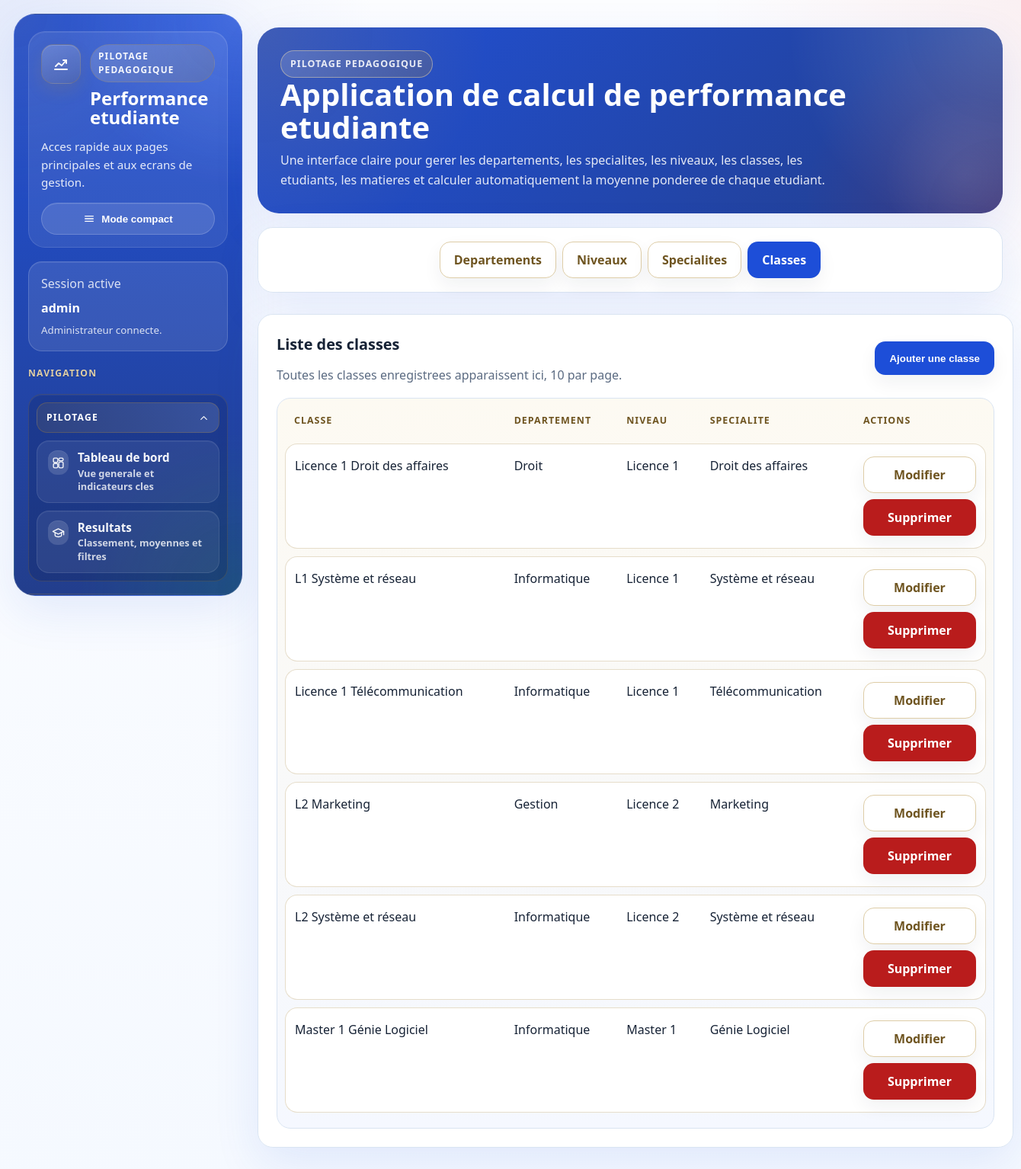
Page /classes/ (signed in) on the committed database.
### gestion_notes/models.py (models this page shows, shortened)
class Classe(models.Model):
    nom = models.CharField(max_length=150, unique=True)
    niveau = models.ForeignKey(
        Niveau,
        on_delete=models.PROTECT,
        related_name="classes",
    )
    specialite = models.ForeignKey(
        Specialite,
        on_delete=models.PROTECT,
        related_name="classes",
    )
    class Meta:
        ordering = ["niveau__nom", "specialite__nom", "nom"]
        constraints = [
            models.UniqueConstraint(
                fields=["niveau", "specialite"],
                name="unique_classe_par_niveau_et_specialite",
            )
        ]
    @property
    def departement(self):
        return self.specialite.departement

class Specialite(models.Model):
    departement = models.ForeignKey(
        Departement,
        on_delete=models.PROTECT,
        related_name="specialites",
    )
    nom = models.CharField(max_length=100, unique=True)
    class Meta:
        ordering = ["departement__nom", "nom"]

class Departement(models.Model):
    nom = models.CharField(max_length=100, unique=True)
    class Meta:
        ordering = ["nom"]
    def __str__(self):
        return self.nom

class Niveau(models.Model):
    nom = models.CharField(max_length=50, unique=True)
    class Meta:
        ordering = ["nom"]
    def __str__(self):
        return self.nom

### gestion_notes/views.py (the view)
# urls.py: path("classes/", views.liste_classes, name="liste_classes"),
@administrateur_required
def liste_classes(request):
    form = ClasseForm(request.POST or None)
    if request.method == "POST" and form.is_valid():
        form.save()
        messages.success(request, "La classe a ete ajoutee avec succes.")
        return redirect("gestion_notes:liste_classes")
    classes_qs = Classe.objects.select_related("niveau", "specialite__departement")
    paginator = Paginator(classes_qs, 10)
    classes = paginator.get_page(request.GET.get("page"))
    context = {
        "form": form,
        "classes": classes,
        "peut_creer_classe": Niveau.objects.exists() and Specialite.objects.exists(),
        "specialites_data": _get_specialites_data(),
    }
    return render(request, "gestion_notes/classes.html", context)

### gestion_notes/views.py (called while the page is built)
def administrateur_required(view_func):
    @wraps(view_func)
    def _wrapped_view(request, *args, **kwargs):
        if not request.user.is_authenticated:
            return redirect_to_login(request.get_full_path(), reverse_lazy("gestion_notes:login"))
        if not request.user.is_staff:
            return render(request, "registration/access_denied.html", status=403)
        return view_func(request, *args, **kwargs)
    return _wrapped_view

def _get_specialites_data():
    return [
        {
            "id": specialite.pk,
            "nom": specialite.nom,
            "departement_id": specialite.departement_id,
        }
        for specialite in Specialite.objects.select_related("departement")
    ]

### gestion_notes/templates/gestion_notes/classes.html (shortened to what this page needs)
{% extends "gestion_notes/base.html" %}
{% block content %}
    <section class="grid" style="margin-top: 18px;">
        <article class="card" style="padding: 18px 22px;">
            <div class="actions" style="justify-content: center;">
                <a class="btn btn-secondary" href="{% url 'gestion_notes:liste_departements' %}">Departements</a>
                <a class="btn btn-secondary" href="{% url 'gestion_notes:liste_niveaux' %}">Niveaux</a>
                <a class="btn btn-secondary" href="{% url 'gestion_notes:liste_specialites' %}">Specialites</a>
                <a class="btn" href="{% url 'gestion_notes:liste_classes' %}">Classes</a>
            </div>
        </article>
    </section>
    <section class="grid">
        <article class="card" id="liste-classes">
            <div class="section-head">
                <div>
                    <h2>Liste des classes</h2>
                    <p class="muted">Toutes les classes enregistrees apparaissent ici, 10 par page.</p>
                </div>
                <div class="actions">
                    <button
                        type="button"
                        class="btn"
                        id="toggle-classe-form"
                        aria-expanded="{% if form.errors or form.non_field_errors %}true{% else %}false{% endif %}"
                        aria-controls="ajout-classe"
                    >
                    </button>
                </div>
            </div>
            {% if classes %}
                <div class="table-wrap premium">
                    <table class="table-premium">
                        <thead>
                            <tr>
                                <th>Classe</th>
                                <th>Departement</th>
                                <th>Niveau</th>
                                <th>Specialite</th>
                                <th>Actions</th>
                            </tr>
                        </thead>
                        <tbody>
                            {% for classe in classes %}
                                <tr>
                                    <td>{{ classe.nom }}</td>
                                    <td>{{ classe.departement.nom }}</td>
                                    <td>{{ classe.niveau.nom }}</td>
                                    <td>{{ classe.specialite.nom }}</td>
                                    <td class="action-cell">
                                        <div class="actions action-stack">
                                            <a class="btn btn-secondary" href="{% url 'gestion_notes:modifier_classe' classe.pk %}">Modifier</a>
                                            <a class="btn btn-danger" href="{% url 'gestion_notes:supprimer_classe' classe.pk %}">Supprimer</a>
                                        </div>
                                    </td>
                                </tr>
                            {% endfor %}
                        </tbody>
                    </table>
                </div>
            {% else %}
                <div class="empty">Aucune classe n'est encore enregistree.</div>
            {% endif %}
        </article>
    </section>
{% endblock %}

### gestion_notes/templates/gestion_notes/base.html (shortened to what this page needs)
<!DOCTYPE html>
<html lang="fr">
<head>
</head>
<body>
    <div class="app-layout {% if request.resolver_match.url_name == 'login' %}auth-layout{% endif %}">
        {% if request.resolver_match.url_name != 'login' %}
        <aside class="sidebar">
            <div class="sidebar-brand">
                <div class="sidebar-brand-header">
                    <span class="sidebar-brand-mark">
                        <svg class="icon-svg" aria-hidden="true"><use href="#icon-chart-line"></use></svg>
                    </span>
                    <div class="sidebar-brand-copy">
                        <span class="sidebar-kicker">Pilotage pedagogique</span>
                        <h1>Performance etudiante</h1>
                    </div>
                </div>
                <p>Acces rapide aux pages principales et aux ecrans de gestion.</p>
                <button type="button" class="sidebar-toggle" id="sidebar-toggle" aria-pressed="false">
                    <svg class="icon-svg" aria-hidden="true"><use href="#icon-menu"></use></svg>
                    <span class="sidebar-toggle-label">Mode compact</span>
                </button>
            </div>
            <div class="sidebar-session">
                {% if user.is_authenticated %}
                    <p>Session active</p>
                    <strong>{{ user.username }}</strong>
                    <small>
                        {% if user.is_staff %}
                            Administrateur connecte.
                        {% else %}
                            Compte connecte sans droits d'administration.
                        {% endif %}
                    </small>
                {% else %}
                    <p>Acces securise</p>
                    <strong>Connexion administrateur</strong>
                    <small>Utilise un compte staff pour acceder aux pages de gestion.</small>
                {% endif %}
            </div>
            {% if user.is_authenticated and user.is_staff %}
                <p class="sidebar-nav-label">Navigation</p>
                <nav class="sidebar-nav">
                    <details class="sidebar-accordion" open>
                        <summary class="sidebar-accordion-summary">
                            <span>Pilotage</span>
                            <span class="sidebar-accordion-arrow">
                                <svg class="icon-svg" aria-hidden="true"><use href="#icon-chevron-down"></use></svg>
                            </span>
                        </summary>
                        <div class="sidebar-group-links">
                            <a class="sidebar-link {% if request.resolver_match.url_name == 'tableau_de_bord' %}active{% endif %}" href="{% url 'gestion_notes:tableau_de_bord' %}" title="Tableau de bord">
                                <span class="sidebar-link-icon">
                                    <svg class="icon-svg" aria-hidden="true"><use href="#icon-dashboard"></use></svg>
                                </span>
                                <span class="sidebar-link-copy">
                                    <strong>Tableau de bord</strong>
                                    <small>Vue generale et indicateurs cles</small>
                                </span>
                            </a>
                            <a class="sidebar-link {% if request.resolver_match.url_name == 'page_resultats' %}active{% endif %}" href="{% url 'gestion_notes:page_resultats' %}" title="Resultats">
                                <span class="sidebar-link-icon">
                                    <svg class="icon-svg" aria-hidden="true"><use href="#icon-graduation"></use></svg>
                                </span>
                                <span class="sidebar-link-copy">
                                    <strong>Resultats</strong>
                                    <small>Classement, moyennes et filtres</small>
                                </span>
                            </a>
                        </div>
                    </details>
                    <div class="sidebar-divider"></div>
                </nav>
            {% endif %}
        </aside>
        {% endif %}
        <main class="main-area">
            <div class="page-shell">
                {% block hero %}
                    <section class="hero">
                        <div class="hero-top">
                            <div class="hero-copy">
                                <p class="hero-kicker">Pilotage pedagogique</p>
                                <h1>Application de calcul de performance etudiante</h1>
                                <p>
                                    Une interface claire pour gerer les departements, les specialites,
                                    les niveaux, les classes, les etudiants, les matieres et calculer
                                    automatiquement la moyenne ponderee de chaque etudiant.
                                </p>
                            </div>
                        </div>
                    </section>
                {% endblock %}
                {% block content %}{% endblock %}
            </div>
        </main>
    </div>
</body>
</html>

### rows in the picture
Classe: nom "Licence 1 Droit des affaires", departement.nom "Droit", niveau.nom "Licence 1", specialite.nom "Droit des affaires"
Classe: nom "L1 Système et réseau", departement.nom "Informatique", niveau.nom "Licence 1", specialite.nom "Système et réseau"
Classe: nom "Licence 1 Télécommunication", departement.nom "Informatique", niveau.nom "Licence 1", specialite.nom "Télécommunication"
Classe: nom "L2 Marketing", departement.nom "Gestion", niveau.nom "Licence 2", specialite.nom "Marketing"
Classe: nom "L2 Système et réseau", departement.nom "Informatique", niveau.nom "Licence 2", specialite.nom "Système et réseau"
Classe: nom "Master 1 Génie Logiciel", departement.nom "Informatique", niveau.nom "Master 1", specialite.nom "Génie Logiciel"

### other values in the picture
{{ user.username }} "admin"
